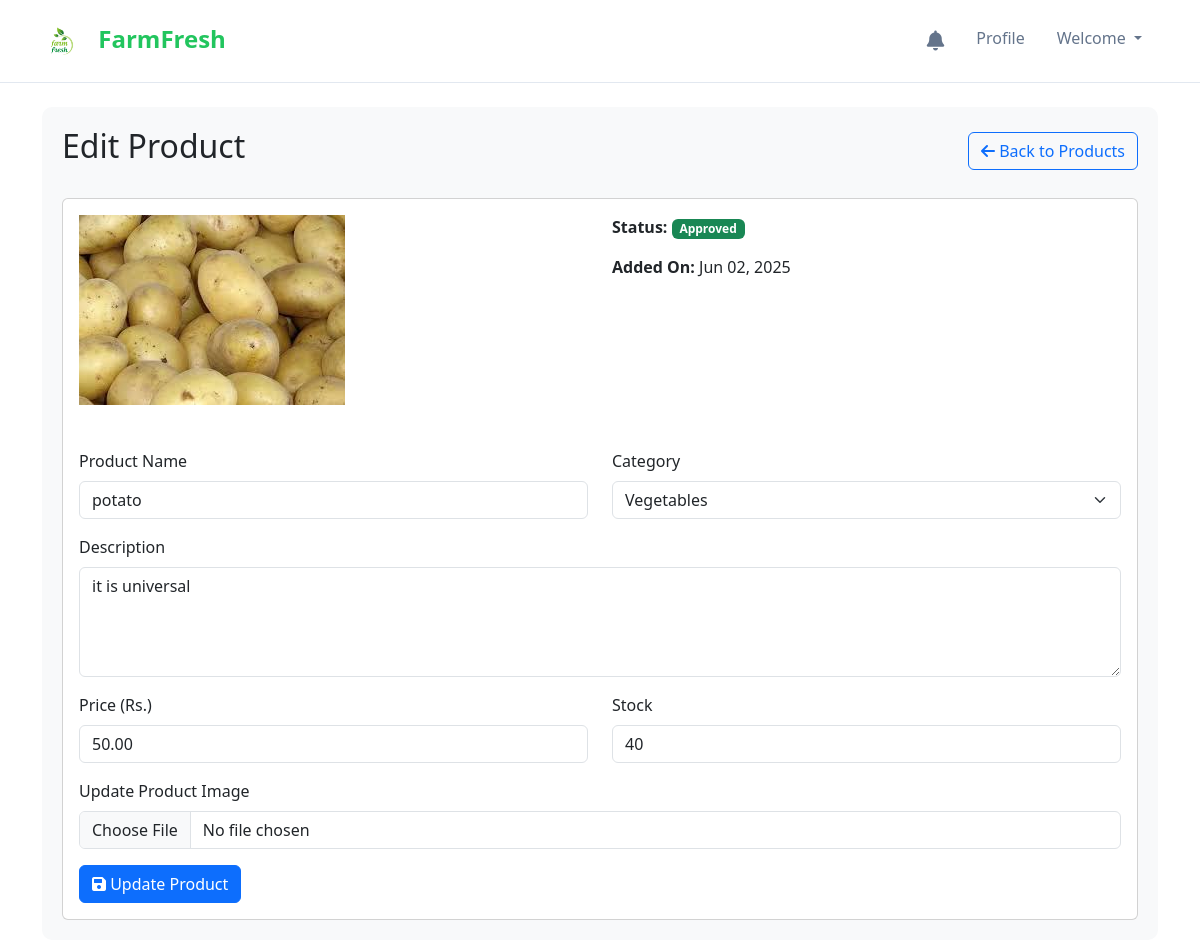
/farmer/edit_product.php?id=11 (signed in), run on the app's committed database.
### tables this page shows
CREATE TABLE `products` (
  `product_id` int(11) NOT NULL,
  `seller_id` int(11) DEFAULT NULL,
  `category_id` int(11) DEFAULT NULL,
  `name` varchar(100) DEFAULT NULL,
  `description` text DEFAULT NULL,
  `price` decimal(10,2) DEFAULT 0.00,
  `quantity_available` int(11) DEFAULT NULL,
  `unit` varchar(50) DEFAULT NULL,
  `organic` tinyint(1) DEFAULT 0,
  `image_url` varchar(255) DEFAULT NULL,
  `created_at` datetime DEFAULT current_timestamp(),
  `updated_at` datetime DEFAULT current_timestamp() ON UPDATE current_timestamp(),
  `is_available` tinyint(1) DEFAULT 1,
  `quantity` int(11) NOT NULL DEFAULT 0,
  `stock` int(11) NOT NULL DEFAULT 0,
  `product_image` varchar(255) DEFAULT NULL,
  `status` enum('pending','approved','rejected') DEFAULT 'pending'
);

CREATE TABLE `categories` (
  `category_id` int(11) NOT NULL,
  `name` varchar(100) DEFAULT NULL,
  `description` text DEFAULT NULL,
  `image_url` varchar(255) DEFAULT NULL
);

### farmer/edit_product.php (the view, shortened to what this page needs)
<?php
include '../config/db.php';
$role = $_SESSION['role'];
$product_id = intval($_GET['id']);
if ($role === 'admin') {
    $product_query = "SELECT p.*, c.name as category_name
                      FROM products p
                      LEFT JOIN categories c ON p.category_id = c.category_id
                      WHERE p.product_id = ?";
    $stmt = mysqli_prepare($dbconn, $product_query);
    mysqli_stmt_bind_param($stmt, "i", $product_id);
}
mysqli_stmt_execute($stmt);
$result = mysqli_stmt_get_result($stmt);
$product = mysqli_fetch_assoc($result);
$categories_query = "SELECT * FROM categories ORDER BY name";
$categories_result = mysqli_query($dbconn, $categories_query);
?>
<!DOCTYPE html>
<html lang="en">
<head>
    <link href="https://cdn.jsdelivr.net/npm/bootstrap@5.1.3/dist/css/bootstrap.min.css" rel="stylesheet">
    <link href="https://cdnjs.cloudflare.com/ajax/libs/font-awesome/6.0.0/css/all.min.css" rel="stylesheet">
</head>
<body>
<?php include '../includes/navbar.php'; ?>
<div class="container mt-4">
    <div class="content-wrapper">
        <div class="d-flex justify-content-between align-items-center mb-4">
            <h2>Edit Product</h2>
            <a href="products.php" class="btn btn-outline-primary">
                <i class="fas fa-arrow-left"></i> Back to Products
            </a>
        </div>
        <div class="card">
            <div class="card-body">
                <div class="row mb-4">
                    <div class="col-md-6">
                        <?php if (!empty($product['product_image'])): ?>
                            <img src="../uploads/products/<?php echo $product['product_image']; ?>" class="img-fluid product-image" alt="Product Image">
                        <?php endif; ?>
                    </div>
                    <div class="col-md-6">
                        <p><strong>Status:</strong>
                            <span class="badge bg-<?php
                                echo $product['status'] === 'approved' ? 'success' :
                                    ($product['status'] === 'rejected' ? 'danger' : 'warning');
                            ?>">
                                <?php echo ucfirst($product['status']); ?>
                            </span>
                        </p>
                        <p><strong>Added On:</strong> <?php echo date('M d, Y', strtotime($product['created_at'])); ?></p>
                    </div>
                </div>
                <form action="" method="post" enctype="multipart/form-data">
                    <div class="row">
                        <div class="col-md-6 mb-3">
                            <label for="name" class="form-label">Product Name</label>
                            <input type="text" class="form-control" name="name" id="name" value="<?php echo htmlspecialchars($product['name']); ?>" required>
                        </div>
                        <div class="col-md-6 mb-3">
                            <label for="category_id" class="form-label">Category</label>
                            <select class="form-select" name="category_id" id="category_id" required>
                                <?php while ($category = mysqli_fetch_assoc($categories_result)): ?>
                                    <option value="<?php echo $category['category_id']; ?>" <?php echo $category['category_id'] == $product['category_id'] ? 'selected' : ''; ?>>
                                        <?php echo htmlspecialchars($category['name']); ?>
                                    </option>
                                <?php endwhile; ?>
                            </select>
                        </div>
                        <div class="col-md-12 mb-3">
                            <label for="description" class="form-label">Description</label>
                            <textarea class="form-control" name="description" id="description" rows="4" required><?php echo htmlspecialchars($product['description']); ?></textarea>
                        </div>
                        <div class="col-md-6 mb-3">
                            <label for="price" class="form-label">Price (Rs.)</label>
                            <input type="number" class="form-control" name="price" id="price" value="<?php echo $product['price']; ?>" step="0.01" required>
                        </div>
                        <div class="col-md-6 mb-3">
                            <label for="stock" class="form-label">Stock</label>
                            <input type="number" class="form-control" name="stock" id="stock" value="<?php echo $product['stock']; ?>" required>
                        </div>
                        <div class="col-md-12 mb-3">
                            <label for="product_image" class="form-label">Update Product Image</label>
                            <input type="file" class="form-control" name="product_image" id="product_image" accept="image/*">
                        </div>
                        <div class="col-12">
                            <button type="submit" class="btn btn-primary">
                                <i class="fas fa-save"></i> Update Product
                            </button>
                        </div>
                    </div>
                </form>
            </div>
        </div>
    </div>
</div>
</body>
</html>

### farmer/edit_product.php (style rules this page uses)
.content-wrapper { background: #f8f9fa; padding: 20px; border-radius: 10px; }
.product-image { max-width: 200px; margin-bottom: 20px; }

### includes/navbar.php (style rules this page uses)
body, html { margin: 0; padding: 0; overflow-x: hidden; }

### data on the page
products: product_image (picture), status "Approved", created_at "Jun 02, 2025", name "potato", category_id "Vegetables", description "it is universal", price "50.00", stock "40"
